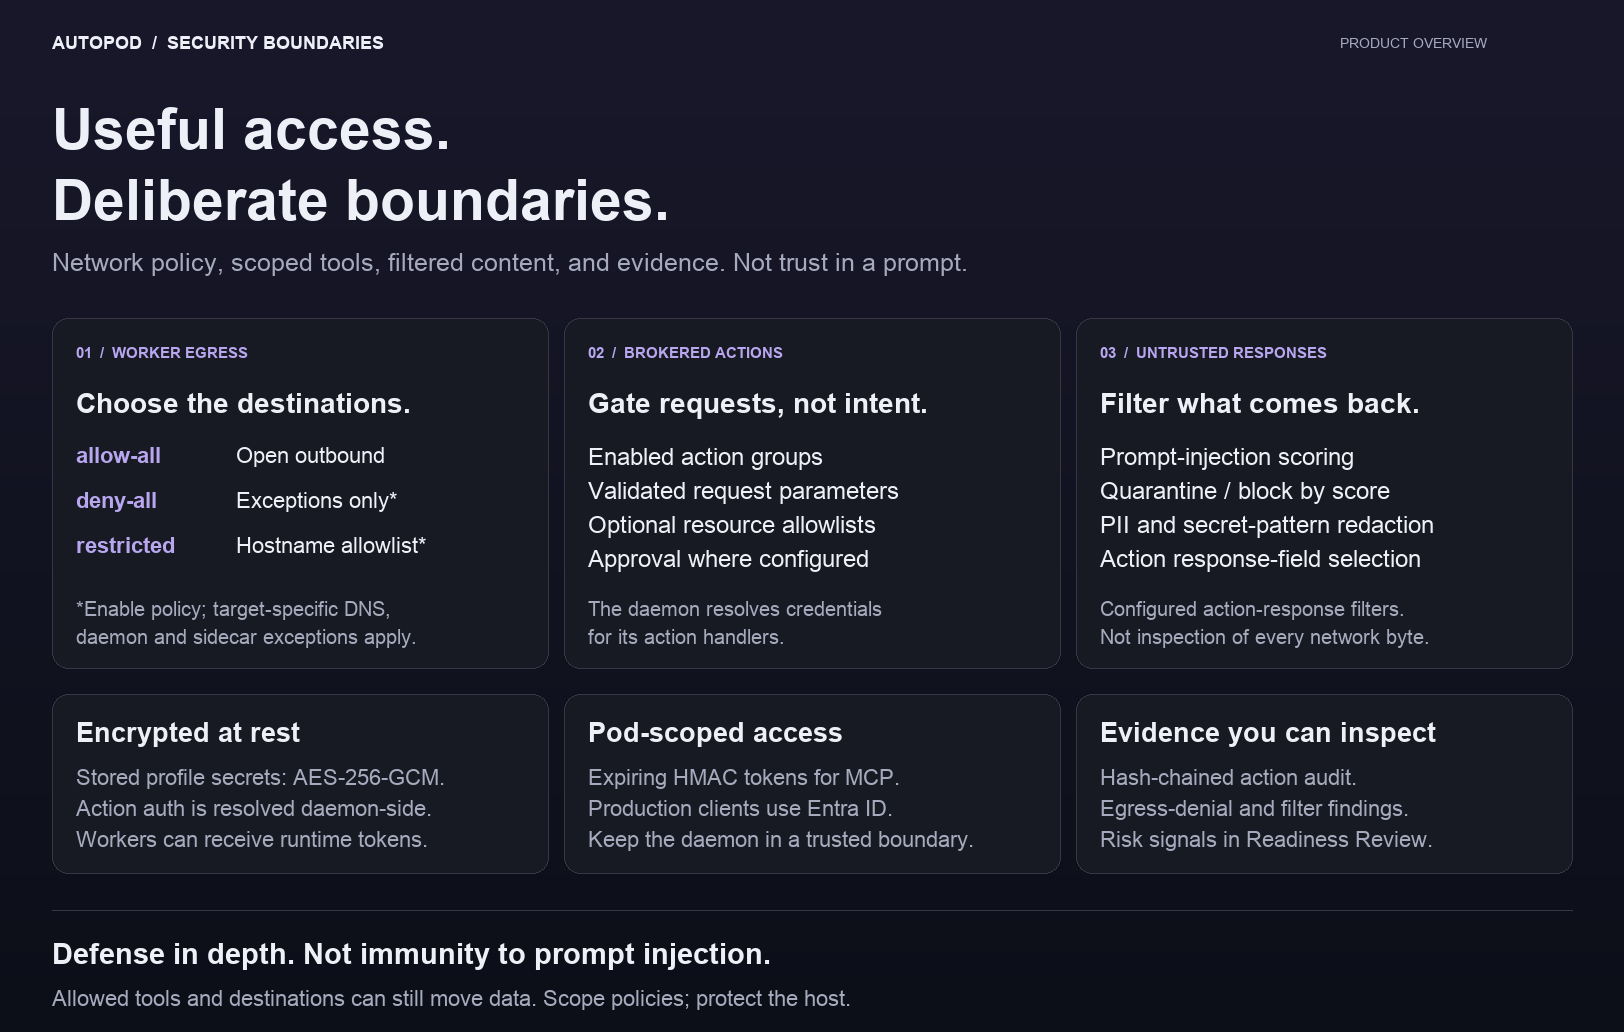

This chart was generated by the following Python code:
"""Render an editorial, source-checked security-boundaries board.

Usage: python3 assets/readme/security.py
Requires Pillow and macOS Arial fonts, as with the other README graphics.
See docs/security-overview.md for scope, configuration, exceptions, and sources.
This is not a screenshot, security certification, or claim of complete protection.
"""

from pathlib import Path

from PIL import Image, ImageDraw, ImageFont

OUTPUT = Path(__file__).resolve().parent / "security.png"
WIDTH, HEIGHT = 1624, 1032
INK, MUTED, ACCENT = "#eef0f8", "#a6aabd", "#b8a6ef"
FONT = "/System/Library/Fonts/Supplemental/Arial.ttf"
BOLD = "/System/Library/Fonts/Supplemental/Arial Bold.ttf"
image = Image.new("RGB", (WIDTH, HEIGHT))
draw = ImageDraw.Draw(image)
for y in range(HEIGHT):
    t = y / HEIGHT
    draw.line((0, y, WIDTH, y), fill=(int(25 - 13 * t), int(24 - 9 * t), int(43 - 19 * t)))


def text(x, y, copy, size, fill=INK, bold=False, leading=1.4, max_width=None):
    face = ImageFont.truetype(BOLD if bold else FONT, size)
    for row in copy.split("\n"):
        limit = max_width if max_width is not None else WIDTH - x - 48
        if draw.textlength(row, font=face) > limit:
            raise ValueError(f"Text exceeds its panel: {row}")
        draw.text((x, y), row, font=face, fill=fill)
        y += round(size * leading)


def card(x, y, height):
    draw.rounded_rectangle((x, y, x + 496, y + height), 16,
                           fill="#171923", outline="#383546", width=1)


text(52, 32, "AUTOPOD  /  SECURITY BOUNDARIES", 18, bold=True)
text(1340, 35, "PRODUCT OVERVIEW", 14, MUTED)
text(52, 97, "Useful access.", 57, bold=True)
text(52, 168, "Deliberate boundaries.", 57, bold=True)
text(52, 248, "Network policy, scoped tools, filtered content, and evidence. Not trust in a prompt.", 25, MUTED)

for x in (52, 564, 1076):
    card(x, 318, 350)

text(76, 344, "01  /  WORKER EGRESS", 15, ACCENT, True, max_width=448)
text(76, 387, "Choose the destinations.", 28, bold=True, max_width=448)
for y, mode, description in [
    (443, "allow-all", "Open outbound"),
    (488, "deny-all", "Exceptions only*"),
    (533, "restricted", "Hostname allowlist*"),
]:
    text(76, y, mode, 22, ACCENT, True, max_width=142)
    text(236, y, description, 22, max_width=286)
text(76, 597, "*Enable policy; target-specific DNS,\ndaemon and sidecar exceptions apply.", 20, MUTED, max_width=448)

text(588, 344, "02  /  BROKERED ACTIONS", 15, ACCENT, True, max_width=448)
text(588, 387, "Gate requests, not intent.", 28, bold=True, max_width=448)
text(588, 443, "Enabled action groups\nValidated request parameters\nOptional resource allowlists\nApproval where configured", 24, max_width=448)
text(588, 597, "The daemon resolves credentials\nfor its action handlers.", 20, MUTED, max_width=448)

text(1100, 344, "03  /  UNTRUSTED RESPONSES", 15, ACCENT, True, max_width=448)
text(1100, 387, "Filter what comes back.", 28, bold=True, max_width=448)
text(1100, 443, "Prompt-injection scoring\nQuarantine / block by score\nPII and secret-pattern redaction\nAction response-field selection", 24, max_width=448)
text(1100, 597, "Configured action-response filters.\nNot inspection of every network byte.", 20, MUTED, max_width=448)

supports = [
    (52, "Encrypted at rest", "Stored profile secrets: AES-256-GCM.\nAction auth is resolved daemon-side.\nWorkers can receive runtime tokens."),
    (564, "Pod-scoped access", "Expiring HMAC tokens for MCP.\nProduction clients use Entra ID.\nKeep the daemon in a trusted boundary."),
    (1076, "Evidence you can inspect", "Hash-chained action audit.\nEgress-denial and filter findings.\nRisk signals in Readiness Review."),
]
for x, title, body in supports:
    card(x, 694, 179)
    text(x + 24, 717, title, 27, bold=True, max_width=448)
    text(x + 24, 765, body, 22, MUTED, max_width=448)

draw.line((52, 910, 1572, 910), fill="#383546", width=1)
text(52, 937, "Defense in depth. Not immunity to prompt injection.", 29, bold=True)
text(52, 986, "Allowed tools and destinations can still move data. Scope policies; protect the host.", 22, MUTED)
image.save(OUTPUT, optimize=True)
print(f"{OUTPUT.name}: {WIDTH}×{HEIGHT}, {OUTPUT.stat().st_size / 1024:.0f} KiB")
